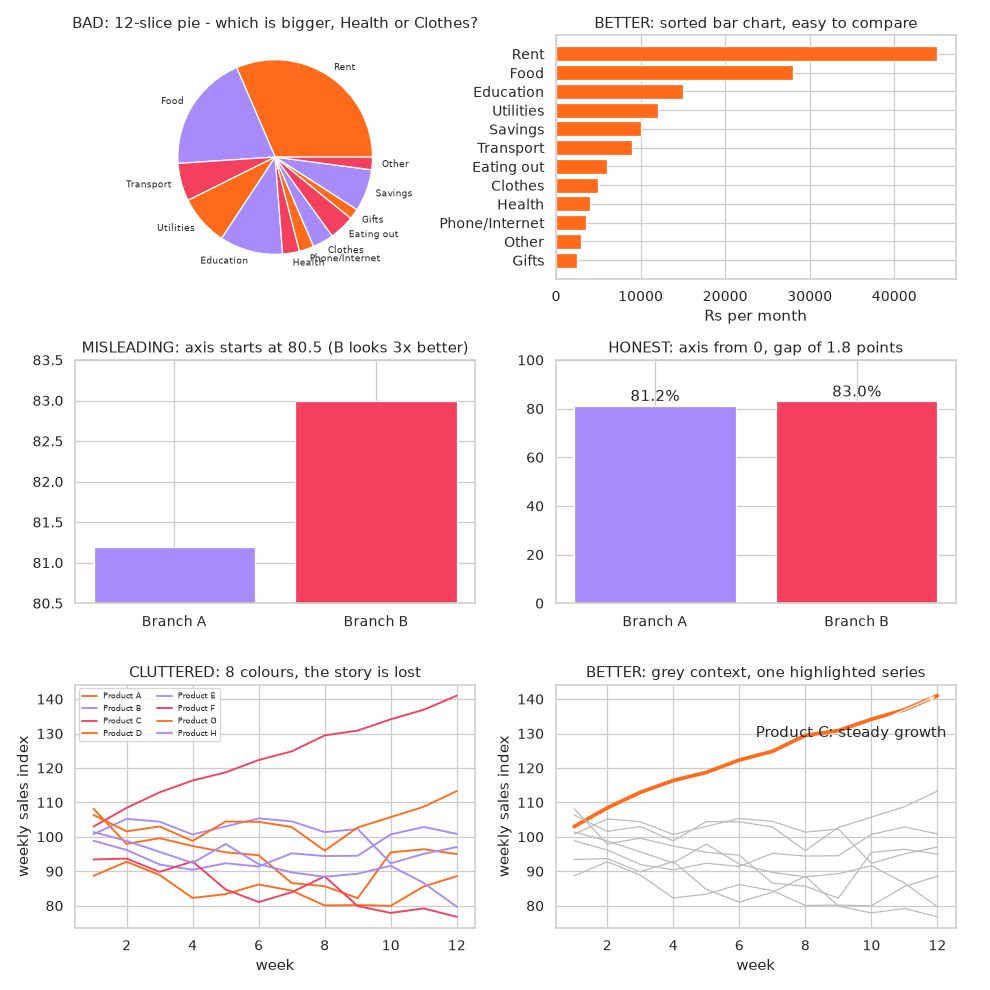

Write the Python code that produced this figure.
"""
Session 12 · Example 3: choosing honest, readable charts (bad vs better)
------------------------------------------------------------------------
Three common mistakes, each shown next to a better version:
  1. a pie chart with too many slices  -> a sorted horizontal bar chart
  2. a truncated y-axis that exaggerates a difference -> an axis starting at 0
  3. a cluttered rainbow line chart     -> highlight the one series that matters
Run:  python session-12_choosing_charts.py
"""
import matplotlib
matplotlib.use("Agg")
import matplotlib.pyplot as plt
import numpy as np

expenses = {"Rent": 45000, "Food": 28000, "Transport": 9000, "Utilities": 12000, "Education": 15000,
            "Health": 4000, "Phone/Internet": 3500, "Clothes": 5000, "Eating out": 6000, "Gifts": 2500,
            "Savings": 10000, "Other": 3000}
fig, axes = plt.subplots(3, 2, figsize=(11, 11))

# 1. Pie with 12 slices vs sorted bar
axes[0, 0].pie(expenses.values(), labels=expenses.keys(), textprops={"fontsize": 7})
axes[0, 0].set_title("BAD: 12-slice pie - which is bigger, Health or Clothes?")
items = sorted(expenses.items(), key=lambda kv: kv[1])
axes[0, 1].barh([k for k, _ in items], [v for _, v in items], color="#FF6B1A")
axes[0, 1].set_title("BETTER: sorted bar chart, easy to compare")
axes[0, 1].set_xlabel("Rs per month")

# 2. Truncated axis vs zero-based axis
branches, satisfaction = ["Branch A", "Branch B"], [81.2, 83.0]
axes[1, 0].bar(branches, satisfaction, color=["#A78BFA", "#F43F5E"]); axes[1, 0].set_ylim(80.5, 83.5)
axes[1, 0].set_title("MISLEADING: axis starts at 80.5 (B looks 3x better)")
axes[1, 1].bar(branches, satisfaction, color=["#A78BFA", "#F43F5E"]); axes[1, 1].set_ylim(0, 100)
for i, v in enumerate(satisfaction):
    axes[1, 1].text(i, v + 2, f"{v}%", ha="center")
axes[1, 1].set_title("HONEST: axis from 0, gap of 1.8 points")

# 3. Spaghetti chart vs highlight
rng = np.random.default_rng(3)
weeks = np.arange(1, 13)
series = {f"Product {c}": 100 + np.cumsum(rng.normal(0, 4, 12)) for c in "ABCDEFGH"}
series["Product C"] = 100 + np.cumsum(rng.normal(3, 2, 12))       # the one that grows
for name, ys in series.items():
    axes[2, 0].plot(weeks, ys, label=name)
axes[2, 0].legend(fontsize=6, ncol=2); axes[2, 0].set_title("CLUTTERED: 8 colours, the story is lost")
for name, ys in series.items():
    hl = name == "Product C"
    axes[2, 1].plot(weeks, ys, color="#FF6B1A" if hl else "#BBBBBB", linewidth=3 if hl else 1)
axes[2, 1].annotate("Product C: steady growth", xy=(12, series["Product C"][-1]), xytext=(6.5, series["Product C"][-1] - 12),
                    arrowprops={"arrowstyle": "->"})
axes[2, 1].set_title("BETTER: grey context, one highlighted series")
for ax in axes[2]:
    ax.set_xlabel("week"); ax.set_ylabel("weekly sales index")

fig.tight_layout(); fig.savefig("session-12_choosing_charts.png", dpi=90)
diff = satisfaction[1] - satisfaction[0]
print(f"Satisfaction gap: {diff:.1f} points ({diff / satisfaction[0]:.1%} relative).")
print("On the truncated axis, bar B is drawn", round((83.0 - 80.5) / (81.2 - 80.5), 1), "times taller than bar A.")
print("Largest expense:", items[-1][0], "| smallest:", items[0][0])
print(f"Product C grew {series['Product C'][-1] - 100:.0f} points in 12 weeks.")
print("Saved session-12_choosing_charts.png")
